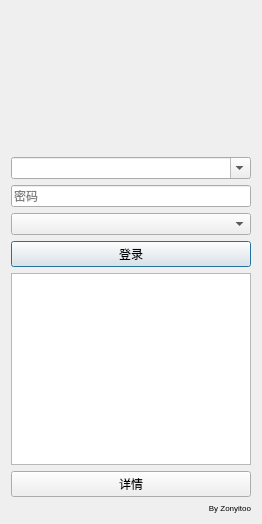
<?xml version="1.0" encoding="UTF-8"?>
<ui version="4.0">
 <class>MainWidget</class>
 <widget class="QWidget" name="MainWidget">
  <property name="geometry">
   <rect>
    <x>0</x>
    <y>0</y>
    <width>260</width>
    <height>541</height>
   </rect>
  </property>
  <property name="sizePolicy">
   <sizepolicy hsizetype="Ignored" vsizetype="Fixed">
    <horstretch>0</horstretch>
    <verstretch>0</verstretch>
   </sizepolicy>
  </property>
  <property name="minimumSize">
   <size>
    <width>260</width>
    <height>0</height>
   </size>
  </property>
  <property name="maximumSize">
   <size>
    <width>260</width>
    <height>12222</height>
   </size>
  </property>
  <property name="windowTitle">
   <string>qYaH3C</string>
  </property>
  <layout class="QVBoxLayout" name="verticalLayout_2">
   <property name="spacing">
    <number>6</number>
   </property>
   <property name="sizeConstraint">
    <enum>QLayout::SetFixedSize</enum>
   </property>
   <item>
    <widget class="QLabel" name="headImage">
     <property name="minimumSize">
      <size>
       <width>0</width>
       <height>140</height>
      </size>
     </property>
     <property name="maximumSize">
      <size>
       <width>16777215</width>
       <height>140</height>
      </size>
     </property>
     <property name="text">
      <string/>
     </property>
     <property name="alignment">
      <set>Qt::AlignBottom|Qt::AlignHCenter</set>
     </property>
     <property name="margin">
      <number>6</number>
     </property>
    </widget>
   </item>
   <item>
    <layout class="QVBoxLayout" name="verticalLayout">
     <item>
      <widget class="QComboBox" name="userName">
       <property name="sizePolicy">
        <sizepolicy hsizetype="Expanding" vsizetype="Fixed">
         <horstretch>0</horstretch>
         <verstretch>0</verstretch>
        </sizepolicy>
       </property>
       <property name="minimumSize">
        <size>
         <width>240</width>
         <height>0</height>
        </size>
       </property>
       <property name="toolTip">
        <string/>
       </property>
       <property name="editable">
        <bool>true</bool>
       </property>
       <property name="insertPolicy">
        <enum>QComboBox::NoInsert</enum>
       </property>
      </widget>
     </item>
     <item>
      <widget class="QLineEdit" name="password">
       <property name="minimumSize">
        <size>
         <width>240</width>
         <height>0</height>
        </size>
       </property>
       <property name="echoMode">
        <enum>QLineEdit::Password</enum>
       </property>
       <property name="placeholderText">
        <string>密码</string>
       </property>
      </widget>
     </item>
     <item>
      <widget class="QComboBox" name="networkInterface">
       <property name="sizePolicy">
        <sizepolicy hsizetype="Expanding" vsizetype="Fixed">
         <horstretch>0</horstretch>
         <verstretch>0</verstretch>
        </sizepolicy>
       </property>
       <property name="minimumSize">
        <size>
         <width>240</width>
         <height>0</height>
        </size>
       </property>
      </widget>
     </item>
    </layout>
   </item>
   <item>
    <widget class="QPushButton" name="logButton">
     <property name="minimumSize">
      <size>
       <width>240</width>
       <height>0</height>
      </size>
     </property>
     <property name="text">
      <string>登录</string>
     </property>
     <property name="autoDefault">
      <bool>true</bool>
     </property>
     <property name="default">
      <bool>true</bool>
     </property>
    </widget>
   </item>
   <item>
    <widget class="QTextBrowser" name="status">
     <property name="minimumSize">
      <size>
       <width>240</width>
       <height>0</height>
      </size>
     </property>
     <property name="maximumSize">
      <size>
       <width>240</width>
       <height>16777215</height>
      </size>
     </property>
     <property name="font">
      <font>
       <pointsize>7</pointsize>
      </font>
     </property>
    </widget>
   </item>
   <item>
    <widget class="QPushButton" name="expandButton">
     <property name="minimumSize">
      <size>
       <width>240</width>
       <height>0</height>
      </size>
     </property>
     <property name="text">
      <string>详情</string>
     </property>
    </widget>
   </item>
   <item>
    <widget class="QLabel" name="author">
     <property name="font">
      <font>
       <pointsize>6</pointsize>
      </font>
     </property>
     <property name="text">
      <string>By Zonyitoo</string>
     </property>
     <property name="alignment">
      <set>Qt::AlignRight|Qt::AlignTrailing|Qt::AlignVCenter</set>
     </property>
    </widget>
   </item>
  </layout>
 </widget>
 <resources/>
 <connections/>
</ui>
